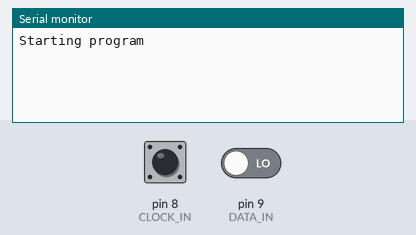
A sketch run on a simulated Arduino Uno, built with avr-gcc and run on an emulated ATmega328P. Shown: the last lines printed to the serial monitor. The inputs (shaded band) are chosen by the test bench; at power-on: pin 8 (CLOCK_IN) HIGH, pin 9 (DATA_IN) LOW.

Above: at 1.2 s.
1.3 s: pin 8 (CLOCK_IN) driven LOW
At 1.8 s:
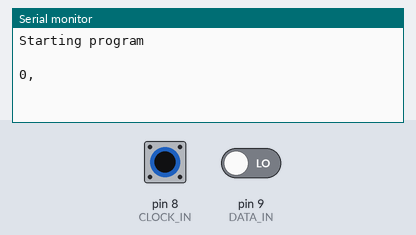
2.8 s: pin 8 (CLOCK_IN) pulsed HIGH 2 times (0.12 s each, 0.3 s apart)
At 3.13 s:
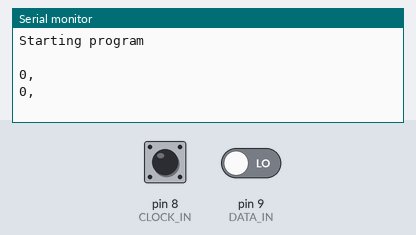

The sketch:

readCaliper.ino
```cpp
#define DATA_IN 9
#define CLOCK_IN 8

int clk = 1, lst_clk = 1, out = 0;
unsigned long tim = 0, timSt = 0;

void setup() {
  pinMode(DATA_IN, INPUT);
  pinMode(CLOCK_IN, INPUT);

  Serial.begin(115200);
  Serial.println("Starting program");
}

void loop() {
  lst_clk = clk;
  clk = digitalRead(CLOCK_IN);

  if(lst_clk == 1 && clk == 0) {
    out = digitalRead(DATA_IN) + digitalRead(DATA_IN) + digitalRead(DATA_IN);
    if((micros() - tim) > 800)
      Serial.println(" ");
    else if((micros() - tim) > 400)
      Serial.print(" ");

    if(out > 0)
      Serial.print("1");
    else
      Serial.print("0");
    Serial.print(",");
    tim = micros();
  }
}
```

Measured:
- after the input at 1.3 s, the serial monitor: prints a new line at once (image 1)
- after the input at 2.8 s, the serial monitor: prints a new line after 0.12 s (image 2)
